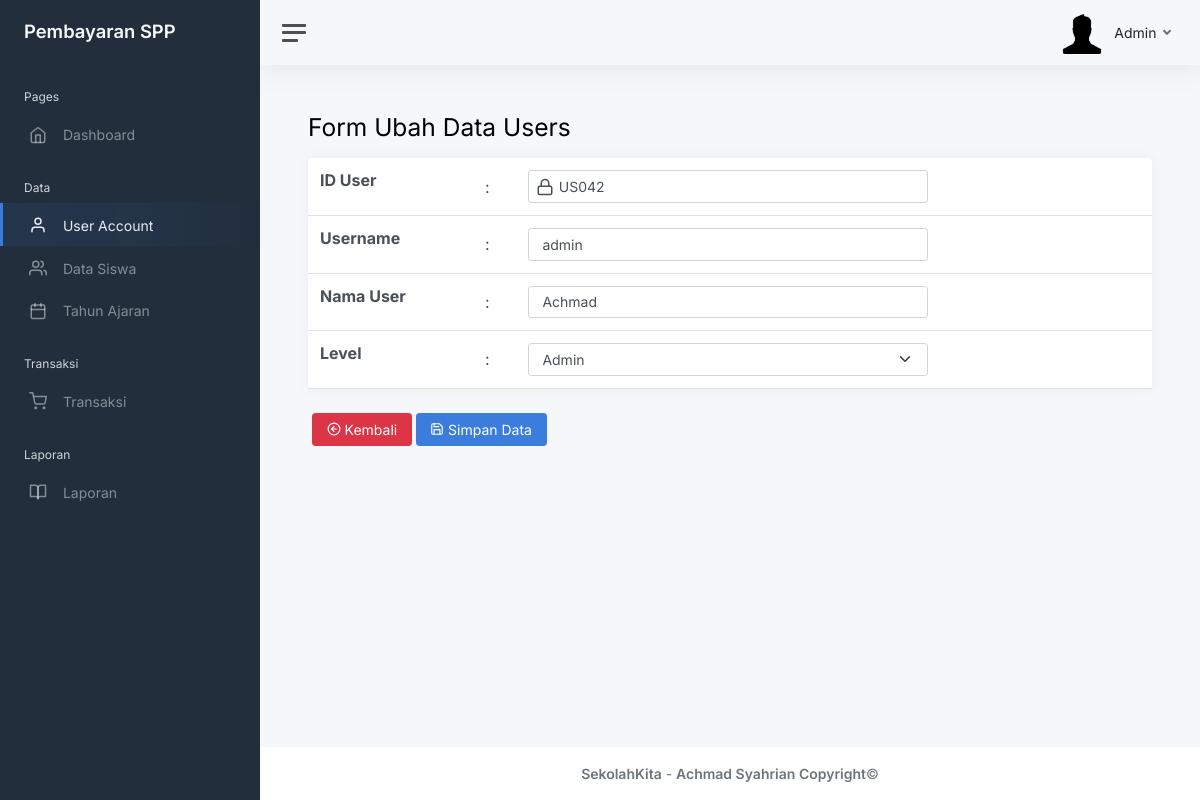
Screenshot of /static/pages/data-view/user-account/ubah-user?id=43 (signed in) with the database file from the repository.
### tables this page shows
CREATE TABLE `user` (
  `id` int(11) NOT NULL,
  `id_user` char(5) NOT NULL,
  `username` varchar(20) NOT NULL,
  `password` varchar(100) NOT NULL,
  `nama_user` varchar(50) NOT NULL,
  `level` varchar(20) NOT NULL
);

### static/pages/functions.php (called while the page is built, shortened)
<?php
$connect = mysqli_connect("localhost", "root", "", "spp_sekolah");
function query($query) {
  global $connect;
  $result = mysqli_query($connect, $query);
  $rows = [];
    while ($row = mysqli_fetch_assoc($result)) {
      $rows[] = $row;
    }
    return $rows;
}
?>

### static/pages/data-view/user-account/ubah-user.php (the view, shortened to what this page needs)
<?php
require '../../functions.php';
$id = ($_GET["id"]);
$user = query("SELECT * FROM user WHERE id = '$id'")[0];
?>
<!DOCTYPE html>
<html lang="en">
	<?php
		include('../../../partials/head.php');
	?>
<body>
	<div class="wrapper">
	<?php
		include('../../../partials/navbar.php');
	?>
		<div class="main">
			<?php
				include('../../../partials/navbar-top.php');
			?>
			<main class="content">
				<div class="container-fluid p-0">
					<h1 class="h2 mb-3 animate__animated animate__fadeInUp animate__fast">Form Ubah Data Users</h1>
					<form action="" method="POST">
						<div class="row animate__animated animate__fadeInUp animate__fast">
							<div class="col-12 d-flex ">
								<div class="card flex-fill">
									<table class="table table-hover my-0  table-responsive">
										<tr>
											<th>
												<label for="id_user" style="font-size:16px;">ID User</label>
											</th>
											<td>:</td>
											<td>
												<div class="icon" style="position:absolute;">
													<i class='align-middle mt-2 ms-2' data-feather='lock'></i>
												</div>
												<input type="text" name="id_user" id="id_user" class="form-control" style="width:400px; padding-left:30px;" value="<?= $user["id_user"]; ?>" readonly>
											</td>
										</tr>
										<tr>
											<th>
												<label for="username" style="font-size:16px;">Username</label>
											</th>
											<td>:</td>
											<td>
												<input name="username" type="text" id="username" class="form-control" style="width:400px;" value="<?= $user["username"]; ?>">
											</td>
										</tr>
										<tr>
											<th>
												<label for="nama_user" style="font-size:16px;">Nama User</label>
											</th>
											<td>:</td>
											<td>
												<input name="nama_user" type="text" id="nama_user" class="form-control" style="width:400px;" value="<?= $user["nama_user"]; ?>">
											</td>
										</tr>
										<tr>
											<th>
												<label for="level" style="font-size:16px;">Level</label>
											</th>
											<td>:</td>
											<td>
												<select name="level" class="form-select mb-0" style="width:400px;">
														<option <?php if ($user['level'] == "Admin") { echo 'selected'; }?>>Admin</option>
												</select>
											</td>
										</tr>
									</table>
								</div>
							</div>
							<div class="card-footer animate__animated animate__fadeInUp animate__slow">
								<h5 class="card-title mb-0 ms-3 text-start">
										<button name="back" class="btn btn-danger" type="submit" >
										<i class='align-middle mb-1' data-feather='arrow-left-circle'></i>
											Kembali
										</button>
										<button name="ubah" class="btn btn-primary" type="submit">
										<i class='align-middle mb-1' data-feather='save'></i>
											Simpan Data
										</button>
								</h5>
							</div>
						</div>
					</form>
				</div>
			</main>
			<?php
				include('../../../partials/footer.php');
			?>
		</div>
	</div>
</body>
</html>

### rows the page displays
user: id_user "US042", username "admin", nama_user "Achmad", level "Admin"

### other values shown
$account "Admin"
